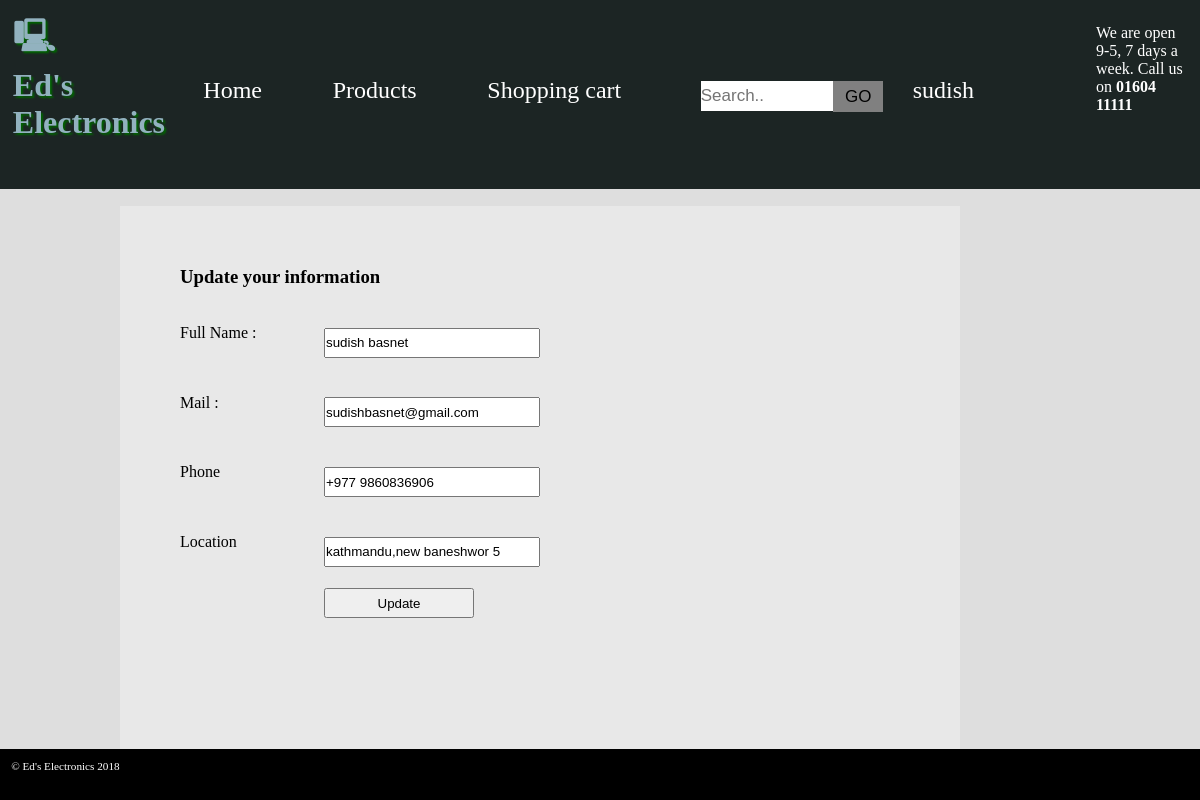
Screenshot of /uInfo.php (signed in) with the database file from the repository.
### tables this page shows
CREATE TABLE `user_login` (
  `user_id` int(11) NOT NULL,
  `uName` varchar(255) NOT NULL,
  `fName` varchar(255) NOT NULL,
  `mail` varchar(255) NOT NULL,
  `phone` varchar(255) NOT NULL,
  `location` varchar(255) NOT NULL,
  `password` varchar(255) NOT NULL,
  `notice` int(11) DEFAULT NULL
);

### session.php (called while the page is built, shortened)
<?php
	include 'header.php';
?>

### uInfo.php (the view, shortened to what this page needs)
<?php
include 'session.php';
if (isset($_SESSION['sId'])) {
	$id = $_SESSION['sId'];
$u= $p->prepare("SELECT * FROM user_login WHERE user_id = $id");
$u->execute($_GET);
$user = $u->fetch();
}
include 'footer.php';
?>
<?php
	if (!empty($_SESSION['aId']) == !null || !empty($_SESSION['sId'])  == !null)
	 { ?>
<main>
<form action="" method="POST">
<h3>Update your information</h3><br><br>
<label>Full Name :</label>
<input type="text" name="fName" value ="<?php echo $user['fName']?>"><br><br>
<label>Mail :</label>
<input type="text" name="mail" value ="<?php echo $user['mail']?>"><br><br>
<label>Phone</label>
<input type="int" name="phone" value="<?php echo $user['phone']?>"><br><br>
<label>Location</label>
<input type="text" name="location" value="<?php echo $user['location']?>"><br><br>
<input type="submit" name="update" value="Update"><br><br><br>
</form>
</main>
<?php } ?>

### header.php (shortened to what this page needs)
<link rel="stylesheet" href="electronics.css" />
<header>
			<h1>Ed's Electronics</h1>
			<ul>
				<li><a href="index.php">Home</a></li>
				<li><a href="#">Products</a>
				</li>
				<li><?php
				if (isset($_SESSION['aId'])) {
						echo "Manage System";
						include 'managePage.php';
						}
				else if(isset($_SESSION['sId'])){
						echo '<a href="shopping.php">Shopping cart</a>';
					}
				else{
							echo "Shopping<ul><li>Login First</li></ul>";
					}
				?>
				</li>
				<li><?php
						include 'search.php'
						?>
				</li>
				<li><?php
						$p = new PDO('mysql:dbname=assessment;host=localhost','root','');
						if (isset($_SESSION['sId'])) {
							$id = $_SESSION['sId'];
							$u = $p->prepare("SELECT uName FROM user_login WHERE user_id = '$id'");
							$u->execute();
							$s =$u->fetch();
							echo $s['uName'];
						}
						?>
					</li>
			</ul>
			<address>
				<p>We are open 9-5, 7 days a week. Call us on
					<strong>01604 11111</strong>
				</p>
			</address>
		</header>

### electronics.css (style rules this page uses)
* { margin: 0; padding: 0; }
h1 { font-family: 'Audiowide', cursive; margin: 0.4em; }
header h1:before { content: "\1F5B3"; font-family: 'hack'; padding-right: 0.4em; }
header h1 { color: #92B2BF; text-shadow: 2px 2px 2px darkgreen; }
header a { color: white; text-decoration: none; }
header address { float: right; color: white; font-style: normal; padding: 1em; }
main { min-height: 20vh; grid-area: main; padding: 5vw; background-color: #E8E8E8; }
header { background-color: #1C2524; grid-area: header;transition: 0.5s; }
header { display: grid; grid-template-columns: 10% 80% 10%; }
header ul { align-self: center; display: grid; grid-template-columns: auto auto auto auto auto auto; grid-template-rows: auto; color: white; list-style-type: none;padding-left: 5%; }
header > ul > li { font-size: 1.5em; cursor: pointer; text-align: center; }
h1 { font-weight: bold; margin-bottom: 1em; }
p { margin-top: 0.5em; margin-bottom: 0.5em; }
form input { box-sizing: border-box; display: block; width: 30%; height: 30px;margin-left: 20%; margin-top: -2%; }
input[type = 'submit'] { width:150px; }

### rows the page displays
user_login: uName "sudish", fName "sudish basnet", mail "sudishbasnet@gmail.com", phone "+977 9860836906", location "kathmandu,new baneshwor 5"
